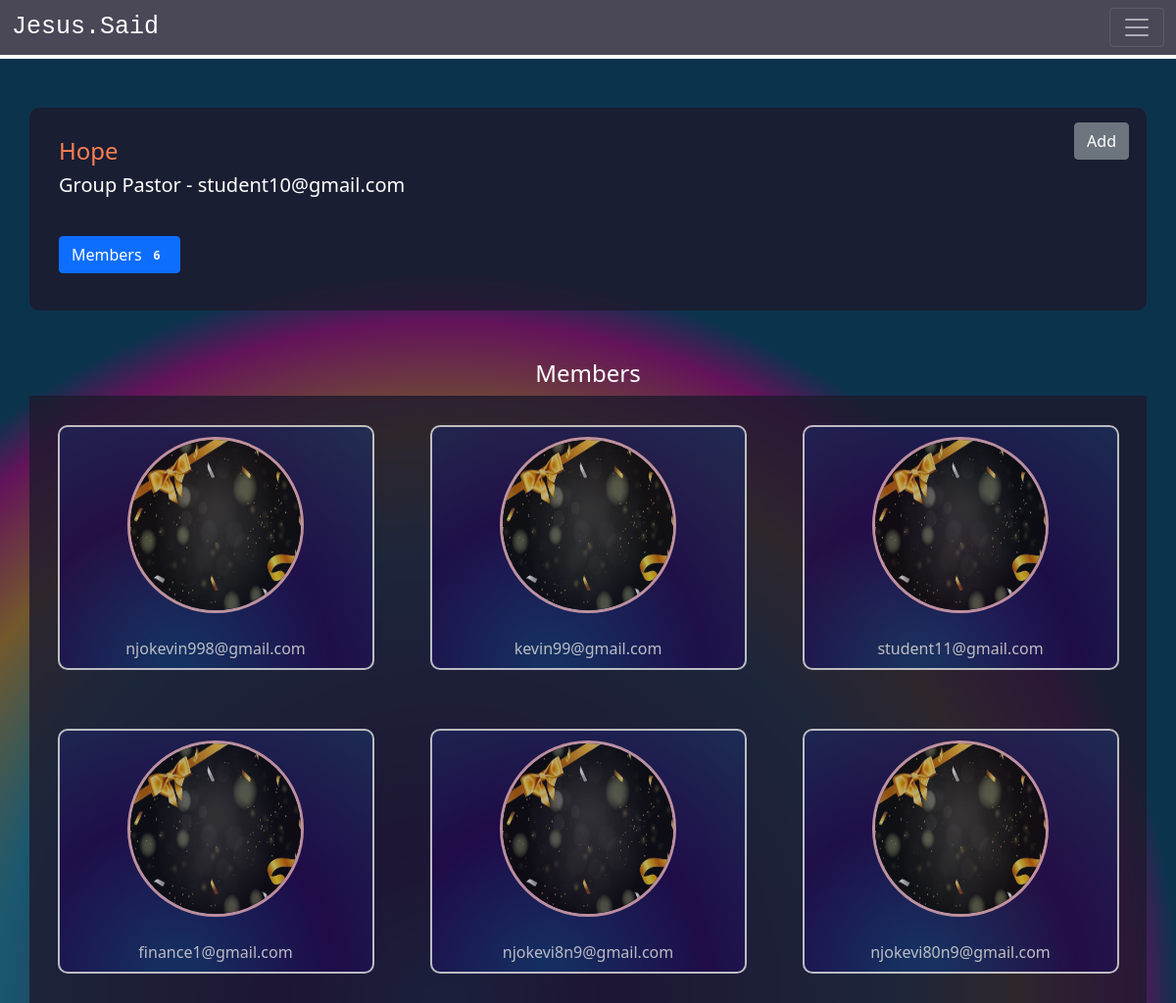
/BibleStudy/2fd32324-2174-4ccb-babe-6df25e4b8b1e/Info/, run on the app's committed database.
### BibleStudy/models.py (models this page shows)
class StudyGroups(models.Model):
    group_id = models.UUIDField(unique=True,primary_key=True, default=uuid.uuid4)
    group_name = models.CharField(max_length=100, unique=True)
    group_leader = models.ForeignKey(MyUser, null=True, on_delete=models.CASCADE)
    members = models.ManyToManyField(MyUser, related_name='members')
    def __str__(self):
        return str(self.group_name)

### Users/models.py (models this page shows, shortened)
class MyUser(AbstractBaseUser):
    class Role(models.TextChoices):
        Member = "Member"
        Pastor = "Pastor"
        ADMIN = "ADMINISTRATOR"
        Supervisor = "Supervisor"
    base_role = Role.Member
    email = models.EmailField(unique=True)
    uuid = models.CharField(max_length=100, default=uuid.uuid4, unique=True)
    role = models.CharField(max_length=15, choices=Role.choices, default=base_role)
    is_active = models.BooleanField(default=True)
    is_admin = models.BooleanField(default=False)
    objects = MyUserManager()
    USERNAME_FIELD = 'email'
    def __str__(self):
        return str(self.email)

class PersonalProfile(models.Model):
    user = models.OneToOneField(MyUser, on_delete=models.CASCADE)
    f_name = models.CharField(max_length=30)
    ref_id = models.CharField(max_length=100, blank=True)
    dob = models.DateField(null=True)
    l_name = models.CharField(max_length=30)
    surname = models.CharField(max_length=30, blank=True)
    profile_pic = models.FileField(upload_to='ProfilePics/')
    google_pic = models.CharField(max_length=300,null=True)
    gender = models.CharField(max_length=10, blank=True)
    phone = models.CharField(max_length=15, null=True)
    points = models.PositiveIntegerField(default=50)

### BibleStudy/views.py (the view)
# urls.py: path('<str:group_id>/Info/', GroupDetails.as_view(), name='group-id'),
class GroupDetails(TemplateView):
    template_name = 'BibleStudy/group_id.html'
    def get_context_data(self, **kwargs):
        context = super().get_context_data(**kwargs)
        group_id = self.kwargs['group_id']
        group = StudyGroups.objects.get(group_id=group_id)
        context['group'] = group
        return context

### BibleStudy/templates/BibleStudy/group_id.html
{% extends 'Users/base.html' %}
{% block content %}
<div class="group-container">
    <div class="todays-word">
        <h4 style="color: coral;">{{ group }}</h5>
        <a class="btn btn-secondary add-member" href="{% url 'add-member' group.group_id %}">Add</a>
    <h5>Group Pastor - {{ group.group_leader }}</p>
    <br>
    <button type="button" class="btn btn-primary">
        Members <span class="badge text-bg-secondary">{{ group.members.count }}</span>
      </button>
    </div>
    <h4 style="color: white;" class="text-center">Members</h4>
    <div class="members-view">
        {% for member in group.members.all %}
        {% if member == group.group_leader %}
        <div class="user-card" style="background: orangered !important;color: white !important;">
            <div class="text-center">
                <div class="user-img">
                    <img src="{{ member.personalprofile.profile_pic.url }}">
                </div>
                <br>
            <a class="no-style" style="color: rgb(255, 255, 255);">{{ member }}</a>
            </div>
        </div>
        {% else %}
            <div class="user-card" style="opacity: .7;">
                <div class="text-center">
                    <div class="user-img">
                        <img src="{{ member.personalprofile.profile_pic.url }}">
                    </div>
                    <br>
                <a class="no-style" style="color: rgb(255, 255, 255);">{{ member }}</a>
                </div>
            </div>
        {% endif %}
        {% endfor %}
    </div>
</div>
{% endblock %}

### Users/static/Users/styles.css (style rules this page uses)
* { padding: 0; margin: 0; font-family: 'Segoe UI', Tahoma, Geneva, Verdana, sans-serif; }
a { text-decoration: none; color: black; }
.todays-word { margin: 50px auto; color: white; background-color:rgba(29, 25, 46, .8); width: 95%; min-height: max-content; padding: 30px; border-radius: 10px; }
.no-style { text-decoration:none; color:black; }
.group-container { background: radial-gradient(780px at 37.8% 100.3%, rgb(19, 55, 115) 2.2%, rgb(32, 7, 80) 20.2%, rgb(27, 88, 111) 58.6%, rgb(115, 88, 44) 75%, rgb(99, 19, 90) 89.6%, rgb(12, 51, 76) 96.1%); height: fit-content; min-height: 100vh; width: 100%; position: absolute; top: 60px; }
.add-member { position: absolute; right: 4%; top: 65px; }
.members-view { display: grid; grid-template-columns: repeat(4, .5fr); background-color:rgba(29, 25, 46, .8) !important; width: 95%; height: fit-content; margin: 0 auto; }
.user-card { border-radius: 25px 5px 25px 5px; width: 85%; height: 250px; padding: 10px; margin: 30px auto; background: radial-gradient(780px at 37.8% 100.3%, rgb(19, 55, 115) 2.2%, rgb(32, 7, 80) 20.2%, rgb(27, 88, 111) 58.6%, rgb(115, 88, 44) 75%, rgb(99, 19, 90) 89.6%, rgb(12, 51, 76) 96.1%); max-width: 400px; color: #000000; border: 2px solid white; }
.user-img { width: 180px; height:180px; border-radius: 50%; border: 3px solid pink; margin: auto auto; }
.user-img img { width:100%; height: 100%; border-radius:50% ; border-width: 3px; border-color: #115DFC; margin: auto auto; border-width: 13px solid green; }
@media (max-width: 1200px) { .members-view { grid-template-columns: repeat(3, .5fr); } }
@media (max-width: 1200px) { .user-card { border-radius: 10px; } }

### data on the page
StudyGroups: group_name "Hope", group_leader "student10@gmail.com", members.count "6"
MyUser: personalprofile.profile_pic (picture), email "njokevin998@gmail.com"
MyUser: personalprofile.profile_pic (picture), email "kevin99@gmail.com"
MyUser: personalprofile.profile_pic (picture), email "student11@gmail.com"
MyUser: personalprofile.profile_pic (picture), email "finance1@gmail.com"
MyUser: personalprofile.profile_pic (picture), email "njokevi8n9@gmail.com"
MyUser: personalprofile.profile_pic (picture), email "njokevi80n9@gmail.com"
